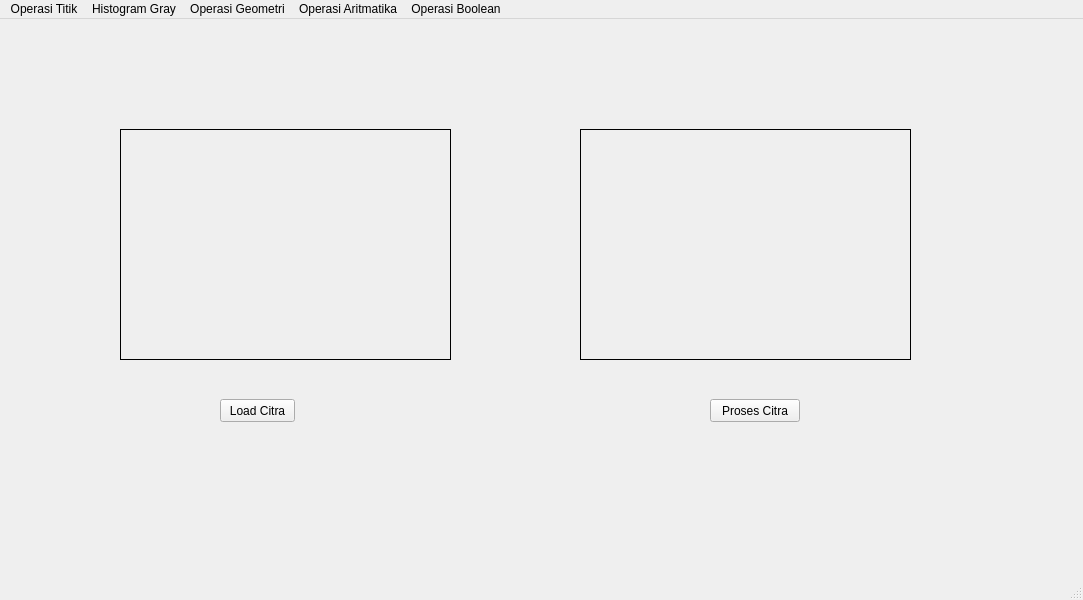
<?xml version="1.0" encoding="UTF-8"?>
<ui version="4.0">
 <class>MainWindow</class>
 <widget class="QMainWindow" name="MainWindow">
  <property name="geometry">
   <rect>
    <x>0</x>
    <y>0</y>
    <width>1083</width>
    <height>600</height>
   </rect>
  </property>
  <property name="windowTitle">
   <string>MainWindow</string>
  </property>
  <widget class="QWidget" name="centralwidget">
   <widget class="QPushButton" name="button_loadCitra">
    <property name="geometry">
     <rect>
      <x>220</x>
      <y>380</y>
      <width>75</width>
      <height>23</height>
     </rect>
    </property>
    <property name="text">
     <string>Load Citra</string>
    </property>
   </widget>
   <widget class="QLabel" name="label">
    <property name="geometry">
     <rect>
      <x>120</x>
      <y>110</y>
      <width>331</width>
      <height>231</height>
     </rect>
    </property>
    <property name="frameShape">
     <enum>QFrame::Box</enum>
    </property>
    <property name="text">
     <string/>
    </property>
   </widget>
   <widget class="QLabel" name="label_2">
    <property name="geometry">
     <rect>
      <x>580</x>
      <y>110</y>
      <width>331</width>
      <height>231</height>
     </rect>
    </property>
    <property name="frameShape">
     <enum>QFrame::Box</enum>
    </property>
    <property name="text">
     <string/>
    </property>
   </widget>
   <widget class="QPushButton" name="button_prosesCitra">
    <property name="geometry">
     <rect>
      <x>710</x>
      <y>380</y>
      <width>90</width>
      <height>23</height>
     </rect>
    </property>
    <property name="text">
     <string>Proses Citra</string>
    </property>
   </widget>
  </widget>
  <widget class="QMenuBar" name="menubar">
   <property name="geometry">
    <rect>
     <x>0</x>
     <y>0</y>
     <width>1083</width>
     <height>26</height>
    </rect>
   </property>
   <widget class="QMenu" name="menuOperasi_Titik">
    <property name="title">
     <string>Operasi Titik</string>
    </property>
    <addaction name="actionOperasi_Pencerahan"/>
    <addaction name="actionSimple_Contrast"/>
    <addaction name="actionContrast_Stretching"/>
    <addaction name="actionNegative_Image"/>
    <addaction name="actionBiner_Image"/>
   </widget>
   <widget class="QMenu" name="menuHistogram_Gray">
    <property name="title">
     <string>Histogram Gray</string>
    </property>
    <addaction name="actionHistogram_Gray"/>
    <addaction name="actionHistogram_RGB"/>
    <addaction name="actionHistogram_Equal"/>
   </widget>
   <widget class="QMenu" name="menuOperasi_Geometri">
    <property name="title">
     <string>Operasi Geometri</string>
    </property>
    <widget class="QMenu" name="menuRotasi">
     <property name="title">
      <string>Rotasi</string>
     </property>
     <addaction name="action90_Derajat"/>
    </widget>
    <widget class="QMenu" name="menuResize">
     <property name="title">
      <string>Resize</string>
     </property>
     <addaction name="actionZoom_In"/>
     <addaction name="actionZoom_Out"/>
     <addaction name="actionDimensi"/>
    </widget>
    <addaction name="actionTranslasi"/>
    <addaction name="menuRotasi"/>
    <addaction name="menuResize"/>
    <addaction name="actionCrop"/>
   </widget>
   <widget class="QMenu" name="menuOperasi_Aritmatika">
    <property name="title">
     <string>Operasi Aritmatika</string>
    </property>
    <addaction name="actionTambah_dan_Kurang"/>
   </widget>
   <widget class="QMenu" name="menuOperasi_Boolean">
    <property name="title">
     <string>Operasi Boolean</string>
    </property>
    <addaction name="actionOperasi_AND"/>
    <addaction name="actionKonvolusi_2D"/>
    <addaction name="actionMean_Filter"/>
   </widget>
   <addaction name="menuOperasi_Titik"/>
   <addaction name="menuHistogram_Gray"/>
   <addaction name="menuOperasi_Geometri"/>
   <addaction name="menuOperasi_Aritmatika"/>
   <addaction name="menuOperasi_Boolean"/>
  </widget>
  <widget class="QStatusBar" name="statusbar"/>
  <action name="actionOperasi_Pencerahan">
   <property name="text">
    <string>Operasi Pencerahan</string>
   </property>
  </action>
  <action name="actionSimple_Contrast">
   <property name="text">
    <string>Simple Contrast</string>
   </property>
  </action>
  <action name="actionContrast_Stretching">
   <property name="text">
    <string>Contrast Stretching</string>
   </property>
  </action>
  <action name="actionNegative_Image">
   <property name="text">
    <string>Negative Image</string>
   </property>
  </action>
  <action name="actionOperasi_Biner">
   <property name="text">
    <string>Operasi Biner</string>
   </property>
  </action>
  <action name="actionOperasi_Biner_2">
   <property name="text">
    <string>Operasi Biner</string>
   </property>
  </action>
  <action name="actionBiner_Image">
   <property name="text">
    <string>Biner Image</string>
   </property>
  </action>
  <action name="actionGray_Histogram">
   <property name="text">
    <string>Gray Histogram</string>
   </property>
  </action>
  <action name="actionGray_Histogram_2">
   <property name="text">
    <string>Gray Histogram</string>
   </property>
  </action>
  <action name="actionHistogram_Gray">
   <property name="text">
    <string>Histogram Gray</string>
   </property>
  </action>
  <action name="actionHistogram_RGB">
   <property name="text">
    <string>Histogram RGB</string>
   </property>
  </action>
  <action name="actionHistogram_Equal">
   <property name="text">
    <string>Histogram Equal</string>
   </property>
  </action>
  <action name="actionTranslasi">
   <property name="text">
    <string>Translasi</string>
   </property>
  </action>
  <action name="action90_Derajat">
   <property name="text">
    <string>90 Derajat</string>
   </property>
  </action>
  <action name="actionZoom_In">
   <property name="text">
    <string>Zoom In</string>
   </property>
  </action>
  <action name="actionCrop">
   <property name="text">
    <string>Crop</string>
   </property>
  </action>
  <action name="actionZoom_Out">
   <property name="text">
    <string>Zoom Out</string>
   </property>
  </action>
  <action name="actionDimensi">
   <property name="text">
    <string>Dimensi</string>
   </property>
  </action>
  <action name="actionTambah_dan_Kurang">
   <property name="text">
    <string>Tambah dan Kurang</string>
   </property>
  </action>
  <action name="actionOperasi_AND">
   <property name="text">
    <string>Operasi AND</string>
   </property>
  </action>
  <action name="actionKonvolusi_2D">
   <property name="text">
    <string>Konvolusi 2D</string>
   </property>
  </action>
  <action name="actionMean_Filter">
   <property name="text">
    <string>Mean Filter</string>
   </property>
  </action>
 </widget>
 <resources/>
 <connections/>
</ui>
